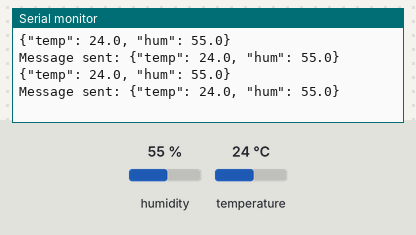
Recording of a sketch running on a simulated Arduino Uno, built with avr-gcc and run on an emulated ATmega328P. Parts: the last lines printed to the serial monitor. Inputs (shaded band) come from the test bench; at power-on: humidity 55 %, temperature 24 °C. No radio packets arrive unless stated.

Above: at 2.9 s.
3.0 s: humidity set to 22 %
At 5.6 s:
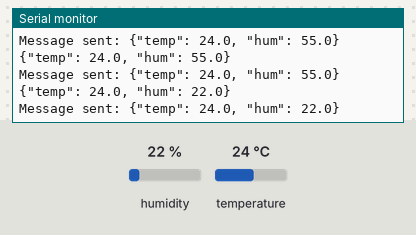
5.8 s: temperature set to 12 °C
At 8.2 s:
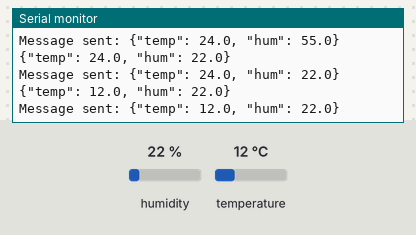
8.6 s: humidity set to 40 %
At 9.4 s:
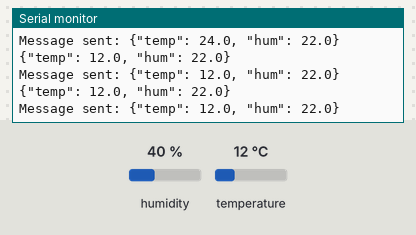
Timing chart, 0 to 11.6 s (numbered marks = the images above; inputs shaded):
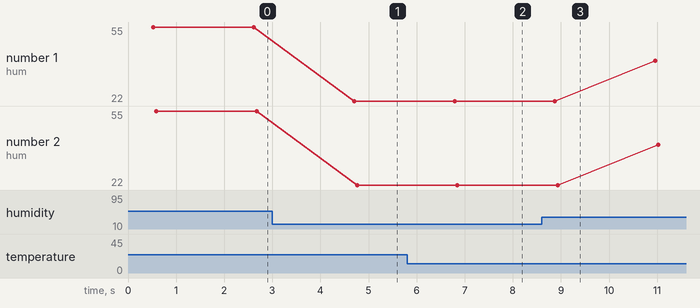

The sketch:

nano_transmitter.ino
```cpp
#include <DHT.h>
#include <RH_ASK.h>
#include <SPI.h>
#include <string.h>

#define DHT_PIN 13
#define DHT_TYPE DHT11
DHT dht(DHT_PIN, DHT_TYPE);
RH_ASK driver(2000, 11, 12, 0);

char msg[64];

void setup() {
  Serial.begin(115200);
  dht.begin();
  driver.init();
}

void loop() {
  readDHTData();
  sendDHTData();
  delay(1500);
}
```

func.ino
```cpp
/////////////////////////////////////////////////////
void readDHTData(){
  char temp[10];
  dtostrf(dht.readTemperature(), 4, 1, temp); //Read temperature to char array
  char hum[10];
  dtostrf(dht.readHumidity(), 4, 1, hum);//Read humidity to char array
  delay(500);
  sprintf(msg, "{\"temp\": %s, \"hum\": %s}", temp, hum); //format to json
  Serial.println(msg);
}

/////////////////////////////////////////////////////
void sendDHTData() {
  driver.send((uint8_t *)msg, strlen(msg)); //send the message as bytes
  driver.waitPacketSent();
  Serial.print("Message sent: ");
  Serial.println(msg);
  Serial.flush();
}
```

Measured:
- after the input at 3.0 s, the serial monitor: prints a new line after 1.7 s (image 1)
- after the input at 5.8 s, the serial monitor: prints a new line after 0.99 s (image 2)
- plotted number 1: 55 → 22 after the input at 3.0 s, 22 → 40 after the input at 8.6 s
- plotted number 2: 55 → 22 after the input at 3.0 s, 22 → 40 after the input at 8.6 s
